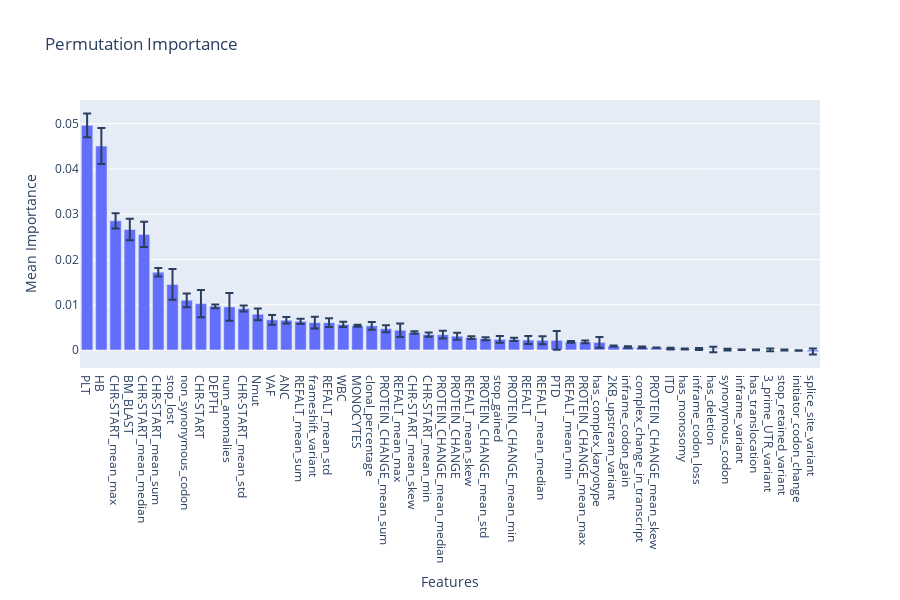

The code cell stored with this chart in its notebook:
### Code cell
importance_df = pd.DataFrame({
    "Feature": all_features,
    "Mean Importance": result.importances_mean,
    "Std Importance": result.importances_std
}).sort_values(by="Mean Importance", ascending=False)

fig = px.bar(
    importance_df, 
    x="Feature", 
    y="Mean Importance", 
    error_y="Std Importance", 
    title="Permutation Importance", 
    labels={"Feature": "Features", "Mean Importance": "Mean Importance"},
    height=600
)
fig.show()

### Figure 1 — Plotly figure (JSON) as saved in the notebook; plotly's stock layout.template omitted (floating-point values rounded to 4 significant figures)
{"data": [{"alignmentgroup": "True", "error_y": {"array": [0.002641, 0.003986, 0.001685, 0.002365, 0.002783, 0.0009172, 0.003407, 0.001519, 0.003015, 0.0004139, 0.003078, 0.0006733, 0.001296, 0.001087, 0.0007226, 0.0005892, 0.001323, 0.000966, 0.0005739, 0.0002387, 0.0008562, 0.0007806, 0.0015, 0.0002775, 0.0004813, 0.0008568, 0.0007716, 0.0003174, 0.0003386, 0.0007648, 0.0003623, 0.0008917, 0.0008863, 0.002067, 0.0001918, 0.0003108, 0.001163, 0.0001226, 0.0001621, 0.0001781, 5.035e-05, 0.0001976, 0.0001114, 0.0002101, 0.0006119, 0.0001903, 5.138e-05, 7.952e-05, 0.000319, 0.0001146, 7.479e-05, 0.0006625]}, "hovertemplate": "Features=%{x}<br>Mean Importance=%{y}<extra></extra>", "legendgroup": "", "marker": {"color": "#636efa", "pattern": {"shape": ""}}, "name": "", "offsetgroup": "", "orientation": "v", "showlegend": false, "textposition": "auto", "type": "bar", "x": ["PLT", "HB", "CHR-START_mean_max", "BM_BLAST", "CHR-START_mean_median", "CHR-START_mean_sum", "stop_lost", "non_synonymous_codon", "CHR-START", "DEPTH", "num_anomalies", "CHR-START_mean_std", "Nmut", "VAF", "ANC", "REFALT_mean_sum", "frameshift_variant", "REFALT_mean_std", "WBC", "MONOCYTES", "clonal_percentage", "PROTEIN_CHANGE_mean_sum", "REFALT_mean_max", "CHR-START_mean_skew", "CHR-START_mean_min", "PROTEIN_CHANGE_mean_median", "PROTEIN_CHANGE", "REFALT_mean_skew", "PROTEIN_CHANGE_mean_std", "stop_gained", "PROTEIN_CHANGE_mean_min", "REFALT", "REFALT_mean_median", "PTD", "REFALT_mean_min", "PROTEIN_CHANGE_mean_max", "has_complex_karyotype", "2KB_upstream_variant", "inframe_codon_gain", "complex_change_in_transcript", "PROTEIN_CHANGE_mean_skew", "ITD", "has_monosomy", "inframe_codon_loss", "has_deletion", "synonymous_codon", "inframe_variant", "has_translocation", "3_prime_UTR_variant", "stop_retained_variant", "initiator_codon_change", "splice_site_variant"], "xaxis": "x", "y": [0.04964, 0.04506, 0.02854, 0.02661, 0.02553, 0.01717, 0.01449, 0.01098, 0.01024, 0.009655, 0.009519, 0.009154, 0.007884, 0.006665, 0.006567, 0.006321, 0.006038, 0.006031, 0.005639, 0.005351, 0.005339, 0.004701, 0.004351, 0.003876, 0.003392, 0.003364, 0.00305, 0.002719, 0.002485, 0.002343, 0.002318, 0.002188, 0.002127, 0.002119, 0.001805, 0.001772, 0.001677, 0.0008619, 0.0006653, 0.0006012, 0.0005168, 0.0002766, 0.0002168, 0.0002101, 0.0001116, 6.289e-05, 4.409e-05, 4e-05, 2.915e-05, -1.801e-05, -0.0001187, -0.0003637], "yaxis": "y"}], "layout": {"barmode": "relative", "height": 600, "legend": {"tracegroupgap": 0}, "title": {"text": "Permutation Importance"}, "xaxis": {"anchor": "y", "domain": [0, 1], "title": {"text": "Features"}}, "yaxis": {"anchor": "x", "domain": [0, 1], "title": {"text": "Mean Importance"}}}}
